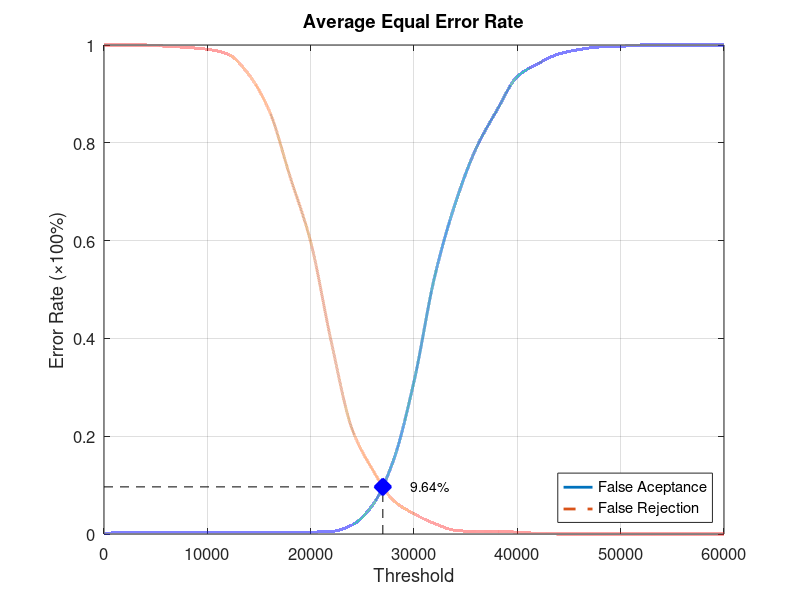
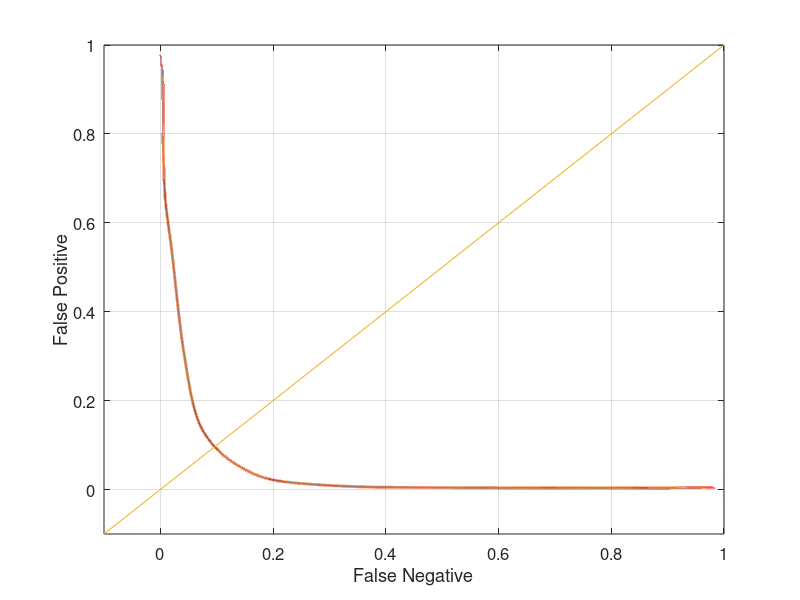

These charts were generated, in order, by the following MATLAB code:
function yEER = Experiment2Average
close all;
clear;
clc;
x = 0:2000:60000;
xq = 0:0.5:60000;

y0 = [0 0.00394737 0.00394737 0.00394737 0.00394737 0.00394737 0.00394737 0.00394737 0.00394737 0.00394737 0.00394737 0.00526316 0.0184211 0.0592105 0.15 0.311842 0.526316 0.676316 0.788158 0.865789 0.935526 0.961842 0.981579 0.990789 0.996053 0.997368 1 1 1 1 1];
yy0 = interp1(x, y0, xq, 'pchip');
y1 = [1 1 1 0.9975 0.995 0.99125 0.98125 0.94 0.865 0.73125 0.5975 0.3925 0.215 0.13125 0.06875 0.04125 0.02125 0.0075 0.005 0.005 0.00375 0.00125 0 0 0 0 0 0 0 0 0];
yy1 = interp1(x, y1, xq, 'pchip');

% Calculating EER: 
y2 = abs(y0 - y1);
find(y2 == min(y2))
yy2 = abs(yy0 - yy1);
xEER = find(yy2 == min(yy2));
xEERIndex = xq(xEER) % X-axis EER
yEER = yy0(xEER) % Y-axis EER

main = figure
plot(xq, yy0,'-','LineWidth', 2);	hold on
plot(xq, yy1,'--','LineWidth', 2);	hold on
plot([xEERIndex xEERIndex], [0 yEER], 'k--');	hold on
plot([0 xEERIndex], [yEER yEER], 'k--');	hold on
plot(xEERIndex, yEER, 'bx', 'LineWidth', 10);	hold on
text(xEERIndex + 10 * xEERIndex / 100, yEER, [num2str(round((10000 * yEER)) / 100) '%'])
legend('False Aceptance', 'False Rejection', 'Location', 'SouthEast')
xlabel('Threshold')
ylabel('Error Rate (\times100%)')
title('Average Equal Error Rate')
set(gca, 'FontSize', 12)
axis([0 60000 0 1])
grid on

print(main, 'Experiment2AverageMain', '-dpng');
FNRxFPR = figure('Color', [1 1 1]);
plot(yy1, yy0, '-', yy1, yy0, 'LineWidth', 2);
hold on
y = -0.1:0.1:1
plot(y, y); 
set(gca, 'FontSize', 12)
xlabel('False Negative')
ylabel('False Positive')
axis([-0.1 1 -0.1 1])
set(gca, 'FontSize', 12)
grid on

print(FNRxFPR, 'Experiment2AverageFNRxFPR','-dpng');
end
